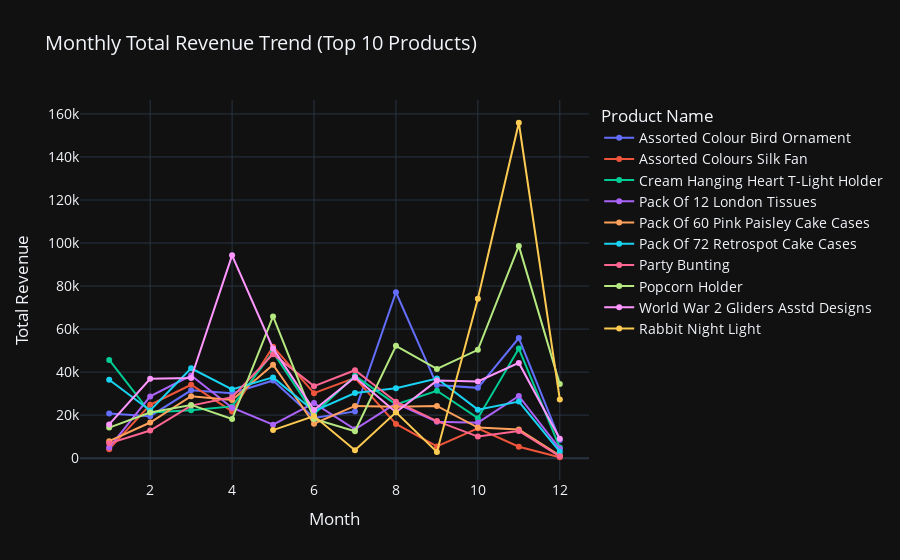

The notebook cell this image was saved under:
### Markdown cell above
####  Monthly revenue trend By Product Name

### Code cell
# Group by ProductName and calculate total revenue
total_revenue_per_product = transactions.groupby('ProductName')['totalsales'].sum().reset_index()

# Get the top 10 products by total revenue using head(10)
top_10_products = total_revenue_per_product.sort_values(by='totalsales', ascending=False).head(10)['ProductName']

# Filter the original monthly revenue data for these top 10 products
monthly_product_revenue = transactions.groupby(['month', 'ProductName'])['totalsales'].sum().reset_index()
top_10_monthly_revenue = monthly_product_revenue[monthly_product_revenue['ProductName'].isin(top_10_products)]

#  Plot the trend line for top 10 products
fig = px.line(
    top_10_monthly_revenue, 
    x='month', 
    y='totalsales', 
    color='ProductName',  # Different color for each product
    title='Monthly Total Revenue Trend (Top 10 Products)',
    markers=True, 
    template="plotly_dark"  # Dark theme for better visualization
)

# Update layout for better visualization
fig.update_traces(line=dict(width=2), marker=dict(size=6))
fig.update_layout(
    xaxis_title="Month", 
    yaxis_title="Total Revenue", 
    font=dict(size=14),
    legend_title="Product Name"
)

# Show the chart
fig.show()

### Figure 1 — Plotly figure (JSON) as saved in the notebook; plotly's stock layout.template omitted (floating-point values rounded to 4 significant figures)
{"data": [{"hovertemplate": "ProductName=Assorted Colour Bird Ornament<br>month=%{x}<br>totalsales=%{y}<extra></extra>", "legendgroup": "Assorted Colour Bird Ornament", "line": {"color": "#636efa", "dash": "solid", "width": 2}, "marker": {"size": 6, "symbol": "circle"}, "mode": "lines+markers", "name": "Assorted Colour Bird Ornament", "orientation": "v", "showlegend": true, "type": "scatter", "x": [1, 2, 3, 4, 5, 6, 7, 8, 9, 10, 11, 12], "xaxis": "x", "y": [20760.0, 19510.0, 31540.0, 30228, 36120.0, 18710.0, 21730.0, 77120.0, 33970.0, 32680.0, 55830.0, 8457.0], "yaxis": "y"}, {"hovertemplate": "ProductName=Assorted Colours Silk Fan<br>month=%{x}<br>totalsales=%{y}<extra></extra>", "legendgroup": "Assorted Colours Silk Fan", "line": {"color": "#EF553B", "dash": "solid", "width": 2}, "marker": {"size": 6, "symbol": "circle"}, "mode": "lines+markers", "name": "Assorted Colours Silk Fan", "orientation": "v", "showlegend": true, "type": "scatter", "x": [1, 2, 3, 4, 5, 6, 7, 8, 9, 10, 11, 12], "xaxis": "x", "y": [4189.0, 24800.0, 34130.0, 21720.0, 51820.0, 30214, 37290.0, 15940.0, 5436.0, 13900.0, 5324.0, 430.5], "yaxis": "y"}, {"hovertemplate": "ProductName=Cream Hanging Heart T-Light Holder<br>month=%{x}<br>totalsales=%{y}<extra></extra>", "legendgroup": "Cream Hanging Heart T-Light Holder", "line": {"color": "#00cc96", "dash": "solid", "width": 2}, "marker": {"size": 6, "symbol": "circle"}, "mode": "lines+markers", "name": "Cream Hanging Heart T-Light Holder", "orientation": "v", "showlegend": true, "type": "scatter", "x": [1, 2, 3, 4, 5, 6, 7, 8, 9, 10, 11, 12], "xaxis": "x", "y": [45650.0, 21220.0, 22260.0, 24073, 49240.0, 20490.0, 38270.0, 24990.0, 31330.0, 18600.0, 50960.0, 4925.0], "yaxis": "y"}, {"hovertemplate": "ProductName=Pack Of 12 London Tissues<br>month=%{x}<br>totalsales=%{y}<extra></extra>", "legendgroup": "Pack Of 12 London Tissues", "line": {"color": "#ab63fa", "dash": "solid", "width": 2}, "marker": {"size": 6, "symbol": "circle"}, "mode": "lines+markers", "name": "Pack Of 12 London Tissues", "orientation": "v", "showlegend": true, "type": "scatter", "x": [1, 2, 3, 4, 5, 6, 7, 8, 9, 10, 11, 12], "xaxis": "x", "y": [4917.0, 28710.0, 38410.0, 23450.0, 15550.0, 25590.0, 13420.0, 25510.0, 16950.0, 16510.0, 28900.0, 4335.0], "yaxis": "y"}, {"hovertemplate": "ProductName=Pack Of 60 Pink Paisley Cake Cases<br>month=%{x}<br>totalsales=%{y}<extra></extra>", "legendgroup": "Pack Of 60 Pink Paisley Cake Cases", "line": {"color": "#FFA15A", "dash": "solid", "width": 2}, "marker": {"size": 6, "symbol": "circle"}, "mode": "lines+markers", "name": "Pack Of 60 Pink Paisley Cake Cases", "orientation": "v", "showlegend": true, "type": "scatter", "x": [1, 2, 3, 4, 5, 6, 7, 8, 9, 10, 11, 12], "xaxis": "x", "y": [7924.0, 16580.0, 28820.0, 27040.0, 43460.0, 15980.0, 24280.0, 23950.0, 24280.0, 14230.0, 13290.0, 1188.0], "yaxis": "y"}, {"hovertemplate": "ProductName=Pack Of 72 Retrospot Cake Cases<br>month=%{x}<br>totalsales=%{y}<extra></extra>", "legendgroup": "Pack Of 72 Retrospot Cake Cases", "line": {"color": "#19d3f3", "dash": "solid", "width": 2}, "marker": {"size": 6, "symbol": "circle"}, "mode": "lines+markers", "name": "Pack Of 72 Retrospot Cake Cases", "orientation": "v", "showlegend": true, "type": "scatter", "x": [1, 2, 3, 4, 5, 6, 7, 8, 9, 10, 11, 12], "xaxis": "x", "y": [36420.0, 22160.0, 41790.0, 31990.0, 37550.0, 21840.0, 30300.0, 32530.0, 37010.0, 22560.0, 26310.0, 2994.0], "yaxis": "y"}, {"hovertemplate": "ProductName=Party Bunting<br>month=%{x}<br>totalsales=%{y}<extra></extra>", "legendgroup": "Party Bunting", "line": {"color": "#FF6692", "dash": "solid", "width": 2}, "marker": {"size": 6, "symbol": "circle"}, "mode": "lines+markers", "name": "Party Bunting", "orientation": "v", "showlegend": true, "type": "scatter", "x": [1, 2, 3, 4, 5, 6, 7, 8, 9, 10, 11, 12], "xaxis": "x", "y": [6892.0, 12860.0, 24450.0, 28370.0, 48350.0, 33480.0, 40880.0, 26240.0, 17220.0, 10040.0, 12630.0, 874.2], "yaxis": "y"}, {"hovertemplate": "ProductName=Popcorn Holder<br>month=%{x}<br>totalsales=%{y}<extra></extra>", "legendgroup": "Popcorn Holder", "line": {"color": "#B6E880", "dash": "solid", "width": 2}, "marker": {"size": 6, "symbol": "circle"}, "mode": "lines+markers", "name": "Popcorn Holder", "orientation": "v", "showlegend": true, "type": "scatter", "x": [1, 2, 3, 4, 5, 6, 7, 8, 9, 10, 11, 12], "xaxis": "x", "y": [14210.0, 21200.0, 24750.0, 18190.0, 65900.0, 18250.0, 12550.0, 52200.0, 41500.0, 50350.0, 98660.0, 34420.0], "yaxis": "y"}, {"hovertemplate": "ProductName=World War 2 Gliders Asstd Designs<br>month=%{x}<br>totalsales=%{y}<extra></extra>", "legendgroup": "World War 2 Gliders Asstd Designs", "line": {"color": "#FF97FF", "dash": "solid", "width": 2}, "marker": {"size": 6, "symbol": "circle"}, "mode": "lines+markers", "name": "World War 2 Gliders Asstd Designs", "orientation": "v", "showlegend": true, "type": "scatter", "x": [1, 2, 3, 4, 5, 6, 7, 8, 9, 10, 11, 12], "xaxis": "x", "y": [15700.0, 36920.0, 37290.0, 94270.0, 51020.0, 22370.0, 37620.0, 21320.0, 36050.0, 35630.0, 44270.0, 9029.0], "yaxis": "y"}, {"hovertemplate": "ProductName=Rabbit Night Light<br>month=%{x}<br>totalsales=%{y}<extra></extra>", "legendgroup": "Rabbit Night Light", "line": {"color": "#FECB52", "dash": "solid", "width": 2}, "marker": {"size": 6, "symbol": "circle"}, "mode": "lines+markers", "name": "Rabbit Night Light", "orientation": "v", "showlegend": true, "type": "scatter", "x": [5, 6, 7, 8, 9, 10, 11, 12], "xaxis": "x", "y": [13040.0, 19570.0, 3698.0, 21310.0, 2920.0, 74150.0, 155900.0, 27330.0], "yaxis": "y"}], "layout": {"font": {"size": 14}, "legend": {"title": {"text": "Product Name"}, "tracegroupgap": 0}, "title": {"text": "Monthly Total Revenue Trend (Top 10 Products)"}, "xaxis": {"anchor": "y", "domain": [0, 1], "title": {"text": "Month"}}, "yaxis": {"anchor": "x", "domain": [0, 1], "title": {"text": "Total Revenue"}}}}
